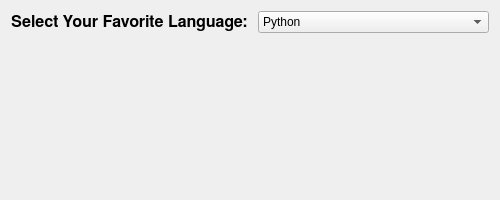
<?xml version="1.0" encoding="UTF-8"?>
<ui version="4.0">
 <class>Form</class>
 <widget class="QWidget" name="Form">
  <property name="geometry">
   <rect>
    <x>0</x>
    <y>0</y>
    <width>500</width>
    <height>200</height>
   </rect>
  </property>
  <property name="windowTitle">
   <string>Form</string>
  </property>
  <layout class="QVBoxLayout" name="verticalLayout">
   <item>
    <layout class="QHBoxLayout" name="horizontalLayout">
     <item>
      <widget class="QLabel" name="label">
       <property name="font">
        <font>
         <family>FreeSans</family>
         <pointsize>12</pointsize>
         <bold>true</bold>
        </font>
       </property>
       <property name="text">
        <string>Select Your Favorite Language: </string>
       </property>
      </widget>
     </item>
     <item>
      <widget class="QComboBox" name="comboBox">
       <item>
        <property name="text">
         <string>Python</string>
        </property>
       </item>
       <item>
        <property name="text">
         <string>Java</string>
        </property>
       </item>
       <item>
        <property name="text">
         <string>C++</string>
        </property>
       </item>
       <item>
        <property name="text">
         <string>C#</string>
        </property>
       </item>
      </widget>
     </item>
    </layout>
   </item>
   <item>
    <widget class="QLabel" name="label_result">
     <property name="font">
      <font>
       <family>FreeSans</family>
       <pointsize>14</pointsize>
       <bold>true</bold>
      </font>
     </property>
     <property name="text">
      <string/>
     </property>
    </widget>
   </item>
  </layout>
 </widget>
 <resources/>
 <connections/>
</ui>
